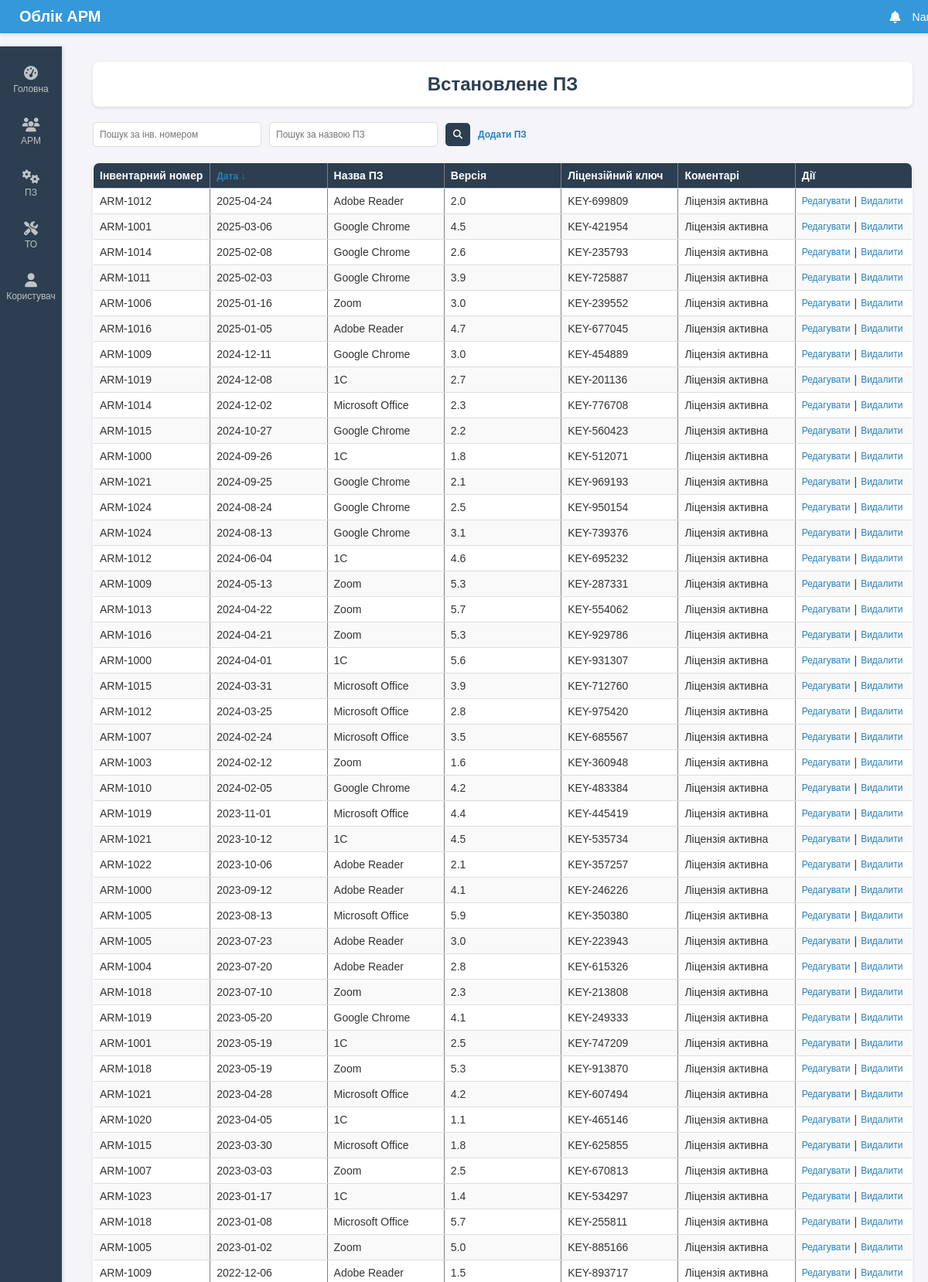
The page /software (upper part) on the database its author committed.
### tables this page shows
CREATE TABLE software (
    id INTEGER PRIMARY KEY AUTOINCREMENT,
    inventory_number TEXT,
    date TEXT,
    software_name TEXT,
    version TEXT,
    license_key TEXT,
    comments TEXT
);

### routes.py (the view)
@main_bp.route('/software', methods=['GET', 'POST'])
def software():
    try:
        sort_by_date = request.args.get('sort_by_date', 'desc')
        search_term_inventory = request.form.get('search_term_inventory', None) if request.method == 'POST' else request.args.get('search_term_inventory', None)
        search_term_name = request.form.get('search_term_name', None) if request.method == 'POST' else request.args.get('search_term_name', None)
        software_records = get_all_software(sort_by_date, search_term_inventory, search_term_name)
        return render_template('software.html', software_records=software_records, sort_by_date=sort_by_date, search_term_inventory=search_term_inventory, search_term_name=search_term_name)
    except Exception as e:
        return f"Помилка: {e}", 500

### db.py (called while the page is built)
def get_db_connection():
    try:
        conn = sqlite3.connect('workplaces.db')
        conn.row_factory = sqlite3.Row
        return conn
    except sqlite3.Error as e:
        raise Exception(f"Помилка підключення до бази даних: {e}")

def get_all_software(sort_by_date='desc', search_term_inventory=None, search_term_name=None):
    conn = get_db_connection()
    try:
        cursor = conn.cursor()
        query = 'SELECT * FROM software'
        params = []
        conditions = []
        if search_term_inventory:
            conditions.append('inventory_number LIKE ?')
            params.append('%' + search_term_inventory + '%')
        if search_term_name:
            conditions.append('software_name LIKE ?')
            params.append('%' + search_term_name + '%')
        if conditions:
            query += ' WHERE ' + ' AND '.join(conditions)
        query += ' ORDER BY date ' + ('DESC' if sort_by_date == 'desc' else 'ASC')
        cursor.execute(query, params)
        return cursor.fetchall()
    except sqlite3.Error as e:
        raise Exception(f"Помилка отримання даних ПЗ: {e}")
    finally:
        conn.close()

### templates/software.html (shortened to what this page needs)
{% extends "base.html" %}
{% block content %}
    <div class="header">
        <h1>Встановлене ПЗ</h1>
    </div>
    <form method="POST" action="/software" class="search-form">
        <input type="text" name="search_term_inventory" placeholder="Пошук за інв. номером" value="{{ search_term_inventory or '' }}">
        <input type="text" name="search_term_name" placeholder="Пошук за назвою ПЗ" value="{{ search_term_name or '' }}">
        <button type="submit"><i class="fas fa-search"></i></button>
        <a href="/add_software" class="add-button">Додати ПЗ</a>
    </form>
    <table border="1">
        <thead>
            <tr>
                <th>Інвентарний номер</th>
                <th>
                    <a href="{{ url_for('main.software', sort_by_date='asc' if sort_by_date == 'desc' else 'desc', search_term_inventory=search_term_inventory, search_term_name=search_term_name) }}">
                        Дата {{ '↑' if sort_by_date == 'asc' else '↓' }}
                    </a>
                </th>
                <th>Назва ПЗ</th>
                <th>Версія</th>
                <th>Ліцензійний ключ</th>
                <th>Коментарі</th>
                <th>Дії</th>
            </tr>
        </thead>
        <tbody>
            {% for software in software_records %}
            <tr>
                <td>{{ software['inventory_number'] }}</td>
                <td>{{ software['date'] }}</td>
                <td>{{ software['software_name'] }}</td>
                <td>{{ software['version'] }}</td>
                <td>{{ software['license_key'] }}</td>
                <td>{{ software['comments'] }}</td>
                <td>
                    <div class="action-links">
                        <a href="/edit_software/{{ software['id'] }}">Редагувати</a> |
                        <a href="/delete_software/{{ software['id'] }}" onclick="return confirm('Точно видалити?')">Видалити</a>
                    </div>
                </td>
            </tr>
            {% endfor %}
        </tbody>
    </table>
{% endblock %}

### static/styles.css (style rules this page uses)
body { font-family: 'Arial', sans-serif; background-color: #f4f4f9; color: #333; margin: 0; padding: 0; }
.header { background-color: #fff; padding: 15px; border-radius: 8px; box-shadow: 0 2px 4px rgba(0,0,0,0.1); margin-bottom: 20px; text-align: center; }
h1 { margin: 0; font-size: 24px; color: #2c3e50; }
table { width: 100%; border-collapse: collapse; margin-top: 20px; background-color: #fff; box-shadow: 0 2px 4px rgba(0,0,0,0.1); border-radius: 8px; overflow: hidden; table-layout: fixed; }
th, td { padding: 8px; text-align: left; border-bottom: 1px solid #ddd; word-wrap: break-word; overflow: hidden; text-overflow: ellipsis; font-size: 14px; }
th { background-color: #2c3e50; color: #fff; }
tr:nth-child(even) { background-color: #f9f9f9; }
a { color: #2980b9; text-decoration: none; font-size: 12px; }
.search-form { display: flex; align-items: center; gap: 10px; margin-bottom: 20px; }
.search-form input[type="text"] { padding: 8px; border: 1px solid #ddd; border-radius: 5px; background-color: #fff; color: #333; width: 200px; font-size: 12px; }
.search-form button { padding: 8px 10px; background-color: #2c3e50; border: none; cursor: pointer; color: #fff; border-radius: 5px; font-size: 12px; }
.add-button { color: #2980b9; text-decoration: none; font-weight: bold; font-size: 12px; }
.action-links { display: flex; align-items: center; gap: 5px; flex-wrap: wrap; }
.action-links a { font-size: 12px; }

### rows shown on the page
software: inventory_number "ARM-1012", date "2025-04-24", software_name "Adobe Reader", version "2.0", license_key "KEY-699809", comments "Ліцензія активна"
software: inventory_number "ARM-1001", date "2025-03-06", software_name "Google Chrome", version "4.5", license_key "KEY-421954", comments "Ліцензія активна"
software: inventory_number "ARM-1014", date "2025-02-08", software_name "Google Chrome", version "2.6", license_key "KEY-235793", comments "Ліцензія активна"
software: inventory_number "ARM-1011", date "2025-02-03", software_name "Google Chrome", version "3.9", license_key "KEY-725887", comments "Ліцензія активна"
software: inventory_number "ARM-1006", date "2025-01-16", software_name "Zoom", version "3.0", license_key "KEY-239552", comments "Ліцензія активна"
software: inventory_number "ARM-1016", date "2025-01-05", software_name "Adobe Reader", version "4.7", license_key "KEY-677045", comments "Ліцензія активна"
software: inventory_number "ARM-1009", date "2024-12-11", software_name "Google Chrome", version "3.0", license_key "KEY-454889", comments "Ліцензія активна"
software: inventory_number "ARM-1019", date "2024-12-08", software_name "1С", version "2.7", license_key "KEY-201136", comments "Ліцензія активна"
software: inventory_number "ARM-1014", date "2024-12-02", software_name "Microsoft Office", version "2.3", license_key "KEY-776708", comments "Ліцензія активна"
software: inventory_number "ARM-1015", date "2024-10-27", software_name "Google Chrome", version "2.2", license_key "KEY-560423", comments "Ліцензія активна"
software: inventory_number "ARM-1000", date "2024-09-26", software_name "1С", version "1.8", license_key "KEY-512071", comments "Ліцензія активна"
software: inventory_number "ARM-1021", date "2024-09-25", software_name "Google Chrome", version "2.1", license_key "KEY-969193", comments "Ліцензія активна"
software: inventory_number "ARM-1024", date "2024-08-24", software_name "Google Chrome", version "2.5", license_key "KEY-950154", comments "Ліцензія активна"
software: inventory_number "ARM-1024", date "2024-08-13", software_name "Google Chrome", version "3.1", license_key "KEY-739376", comments "Ліцензія активна"
software: inventory_number "ARM-1012", date "2024-06-04", software_name "1С", version "4.6", license_key "KEY-695232", comments "Ліцензія активна"
software: inventory_number "ARM-1009", date "2024-05-13", software_name "Zoom", version "5.3", license_key "KEY-287331", comments "Ліцензія активна"
software: inventory_number "ARM-1013", date "2024-04-22", software_name "Zoom", version "5.7", license_key "KEY-554062", comments "Ліцензія активна"
software: inventory_number "ARM-1016", date "2024-04-21", software_name "Zoom", version "5.3", license_key "KEY-929786", comments "Ліцензія активна"
software: inventory_number "ARM-1000", date "2024-04-01", software_name "1С", version "5.6", license_key "KEY-931307", comments "Ліцензія активна"
software: inventory_number "ARM-1015", date "2024-03-31", software_name "Microsoft Office", version "3.9", license_key "KEY-712760", comments "Ліцензія активна"
software: inventory_number "ARM-1012", date "2024-03-25", software_name "Microsoft Office", version "2.8", license_key "KEY-975420", comments "Ліцензія активна"
software: inventory_number "ARM-1007", date "2024-02-24", software_name "Microsoft Office", version "3.5", license_key "KEY-685567", comments "Ліцензія активна"
software: inventory_number "ARM-1003", date "2024-02-12", software_name "Zoom", version "1.6", license_key "KEY-360948", comments "Ліцензія активна"
software: inventory_number "ARM-1010", date "2024-02-05", software_name "Google Chrome", version "4.2", license_key "KEY-483384", comments "Ліцензія активна"
software: inventory_number "ARM-1019", date "2023-11-01", software_name "Microsoft Office", version "4.4", license_key "KEY-445419", comments "Ліцензія активна"
software: inventory_number "ARM-1021", date "2023-10-12", software_name "1С", version "4.5", license_key "KEY-535734", comments "Ліцензія активна"
software: inventory_number "ARM-1022", date "2023-10-06", software_name "Adobe Reader", version "2.1", license_key "KEY-357257", comments "Ліцензія активна"
software: inventory_number "ARM-1000", date "2023-09-12", software_name "Adobe Reader", version "4.1", license_key "KEY-246226", comments "Ліцензія активна"
software: inventory_number "ARM-1005", date "2023-08-13", software_name "Microsoft Office", version "5.9", license_key "KEY-350380", comments "Ліцензія активна"
software: inventory_number "ARM-1005", date "2023-07-23", software_name "Adobe Reader", version "3.0", license_key "KEY-223943", comments "Ліцензія активна"
software: inventory_number "ARM-1004", date "2023-07-20", software_name "Adobe Reader", version "2.8", license_key "KEY-615326", comments "Ліцензія активна"
software: inventory_number "ARM-1018", date "2023-07-10", software_name "Zoom", version "2.3", license_key "KEY-213808", comments "Ліцензія активна"
software: inventory_number "ARM-1019", date "2023-05-20", software_name "Google Chrome", version "4.1", license_key "KEY-249333", comments "Ліцензія активна"
software: inventory_number "ARM-1001", date "2023-05-19", software_name "1С", version "2.5", license_key "KEY-747209", comments "Ліцензія активна"
software: inventory_number "ARM-1018", date "2023-05-19", software_name "Zoom", version "5.3", license_key "KEY-913870", comments "Ліцензія активна"
software: inventory_number "ARM-1021", date "2023-04-28", software_name "Microsoft Office", version "4.2", license_key "KEY-607494", comments "Ліцензія активна"
software: inventory_number "ARM-1020", date "2023-04-05", software_name "1С", version "1.1", license_key "KEY-465146", comments "Ліцензія активна"
software: inventory_number "ARM-1015", date "2023-03-30", software_name "Microsoft Office", version "1.8", license_key "KEY-625855", comments "Ліцензія активна"
software: inventory_number "ARM-1007", date "2023-03-03", software_name "Zoom", version "2.5", license_key "KEY-670813", comments "Ліцензія активна"
software: inventory_number "ARM-1023", date "2023-01-17", software_name "1С", version "1.4", license_key "KEY-534297", comments "Ліцензія активна"
software: inventory_number "ARM-1018", date "2023-01-08", software_name "Microsoft Office", version "5.7", license_key "KEY-255811", comments "Ліцензія активна"
software: inventory_number "ARM-1005", date "2023-01-02", software_name "Zoom", version "5.0", license_key "KEY-885166", comments "Ліцензія активна"
software: inventory_number "ARM-1009", date "2022-12-06", software_name "Adobe Reader", version "1.5", license_key "KEY-893717", comments "Ліцензія активна"

### other values the page prints
{{ '↑' if sort_by_date == 'asc' else '↓' }} "↓"
